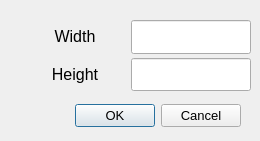
<?xml version="1.0" encoding="UTF-8"?>
<ui version="4.0">
 <class>new_sprite_dlg</class>
 <widget class="QDialog" name="new_sprite_dlg">
  <property name="windowModality">
   <enum>Qt::WindowModality::WindowModal</enum>
  </property>
  <property name="geometry">
   <rect>
    <x>0</x>
    <y>0</y>
    <width>260</width>
    <height>141</height>
   </rect>
  </property>
  <property name="font">
   <font>
    <pointsize>12</pointsize>
   </font>
  </property>
  <property name="windowTitle">
   <string notr="true">New Sprite</string>
  </property>
  <property name="modal">
   <bool>true</bool>
  </property>
  <widget class="QDialogButtonBox" name="buttonBox">
   <property name="geometry">
    <rect>
     <x>10</x>
     <y>100</y>
     <width>231</width>
     <height>31</height>
    </rect>
   </property>
   <property name="font">
    <font>
     <pointsize>10</pointsize>
    </font>
   </property>
   <property name="focusPolicy">
    <enum>Qt::FocusPolicy::TabFocus</enum>
   </property>
   <property name="orientation">
    <enum>Qt::Orientation::Horizontal</enum>
   </property>
   <property name="standardButtons">
    <set>QDialogButtonBox::StandardButton::Cancel|QDialogButtonBox::StandardButton::Ok</set>
   </property>
  </widget>
  <widget class="QWidget" name="verticalLayoutWidget">
   <property name="geometry">
    <rect>
     <x>10</x>
     <y>20</y>
     <width>241</width>
     <height>71</height>
    </rect>
   </property>
   <layout class="QVBoxLayout" name="verticalLayout" stretch="0,0">
    <property name="spacing">
     <number>4</number>
    </property>
    <property name="sizeConstraint">
     <enum>QLayout::SizeConstraint::SetDefaultConstraint</enum>
    </property>
    <property name="topMargin">
     <number>0</number>
    </property>
    <property name="bottomMargin">
     <number>0</number>
    </property>
    <item>
     <layout class="QHBoxLayout" name="horizontalLayout1" stretch="0,1">
      <property name="spacing">
       <number>0</number>
      </property>
      <property name="sizeConstraint">
       <enum>QLayout::SizeConstraint::SetDefaultConstraint</enum>
      </property>
      <property name="topMargin">
       <number>0</number>
      </property>
      <item>
       <widget class="QLabel" name="Width">
        <property name="sizePolicy">
         <sizepolicy hsizetype="Fixed" vsizetype="Preferred">
          <horstretch>0</horstretch>
          <verstretch>0</verstretch>
         </sizepolicy>
        </property>
        <property name="minimumSize">
         <size>
          <width>130</width>
          <height>0</height>
         </size>
        </property>
        <property name="maximumSize">
         <size>
          <width>120</width>
          <height>27</height>
         </size>
        </property>
        <property name="font">
         <font>
          <pointsize>12</pointsize>
         </font>
        </property>
        <property name="text">
         <string>Width</string>
        </property>
        <property name="alignment">
         <set>Qt::AlignmentFlag::AlignCenter</set>
        </property>
       </widget>
      </item>
      <item>
       <widget class="QLineEdit" name="with_val">
        <property name="sizePolicy">
         <sizepolicy hsizetype="Fixed" vsizetype="Expanding">
          <horstretch>0</horstretch>
          <verstretch>0</verstretch>
         </sizepolicy>
        </property>
        <property name="minimumSize">
         <size>
          <width>0</width>
          <height>0</height>
         </size>
        </property>
        <property name="maxLength">
         <number>6</number>
        </property>
       </widget>
      </item>
     </layout>
    </item>
    <item>
     <layout class="QHBoxLayout" name="horizontalLayout2" stretch="0,1">
      <property name="spacing">
       <number>0</number>
      </property>
      <property name="sizeConstraint">
       <enum>QLayout::SizeConstraint::SetDefaultConstraint</enum>
      </property>
      <item>
       <widget class="QLabel" name="label">
        <property name="minimumSize">
         <size>
          <width>130</width>
          <height>0</height>
         </size>
        </property>
        <property name="maximumSize">
         <size>
          <width>120</width>
          <height>27</height>
         </size>
        </property>
        <property name="baseSize">
         <size>
          <width>200</width>
          <height>27</height>
         </size>
        </property>
        <property name="text">
         <string>Height</string>
        </property>
        <property name="alignment">
         <set>Qt::AlignmentFlag::AlignCenter</set>
        </property>
       </widget>
      </item>
      <item>
       <widget class="QLineEdit" name="height_val">
        <property name="sizePolicy">
         <sizepolicy hsizetype="Fixed" vsizetype="Expanding">
          <horstretch>0</horstretch>
          <verstretch>0</verstretch>
         </sizepolicy>
        </property>
        <property name="maxLength">
         <number>6</number>
        </property>
       </widget>
      </item>
     </layout>
    </item>
   </layout>
  </widget>
 </widget>
 <resources/>
 <connections>
  <connection>
   <sender>buttonBox</sender>
   <signal>accepted()</signal>
   <receiver>new_sprite_dlg</receiver>
   <slot>accept()</slot>
   <hints>
    <hint type="sourcelabel">
     <x>248</x>
     <y>254</y>
    </hint>
    <hint type="destinationlabel">
     <x>157</x>
     <y>274</y>
    </hint>
   </hints>
  </connection>
  <connection>
   <sender>buttonBox</sender>
   <signal>rejected()</signal>
   <receiver>new_sprite_dlg</receiver>
   <slot>reject()</slot>
   <hints>
    <hint type="sourcelabel">
     <x>316</x>
     <y>260</y>
    </hint>
    <hint type="destinationlabel">
     <x>286</x>
     <y>274</y>
    </hint>
   </hints>
  </connection>
 </connections>
</ui>
